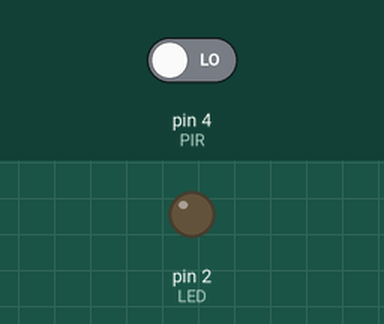
The sketch below on a simulated Arduino Uno, built with avr-gcc and run on an emulated ATmega328P. On the bench: output pins drawn as LEDs (lit = HIGH). The inputs (shaded band) are chosen by the test bench; at power-on: pin 4 (PIR) LOW.

Above: at 1.2 s.
1.3 s: pin 4 (PIR) driven HIGH
At 1.6 s:
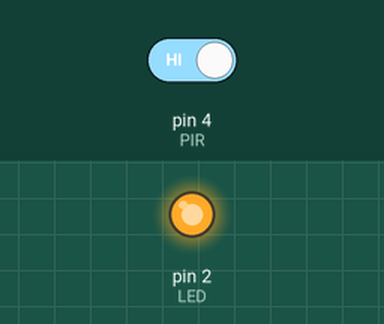
2.8 s: pin 4 (PIR) driven LOW
At 4.3 s:
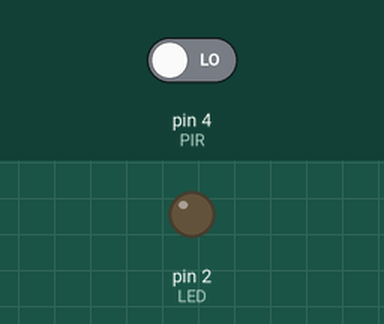
Timing chart, 0 to 5.8 s (numbered marks = the images above; inputs shaded):
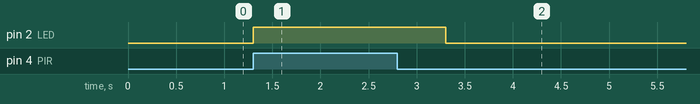

The sketch:

nanoclient.ino
```cpp
#include <SPI.h>
#include <Mirf.h>
#include <nRF24L01.h>
#include <MirfHardwareSpiDriver.h>

#define LED 2
#define PIR 4
#define BUTTON 5
int pir=0;
int led=0;
void setup(){
  Mirf.spi = &MirfHardwareSpi;
  Mirf.init();
  Mirf.setRADDR((byte *)"clie1");
  Mirf.payload = 32;
  Mirf.config();
  pinMode(PIR, INPUT);
  pinMode(LED, OUTPUT);
}

void loop(){
   voidPir();
   voidDataSend(pir);
}

void voidPir(){

  if(digitalRead(PIR)==HIGH){
    pir=1;
    digitalWrite(LED, HIGH);
  }
  else{
    pir=0;
    digitalWrite(LED, LOW);
  }

}

void voidDataSend(int pir){
  unsigned long alarm;
  alarm=pir;
  if(alarm==1){
  Mirf.setTADDR((byte *)"serv1");
  Mirf.send((byte *)&alarm);
  while(Mirf.isSending()){
  }
  Mirf.getData((byte *) &alarm);
  delay(1000);
  }
}
```

Measured:
- after the input at 1.3 s, pin 2 (LED): LOW → HIGH at once
- after the input at 2.8 s, pin 2 (LED): HIGH → LOW after 0.50 s
